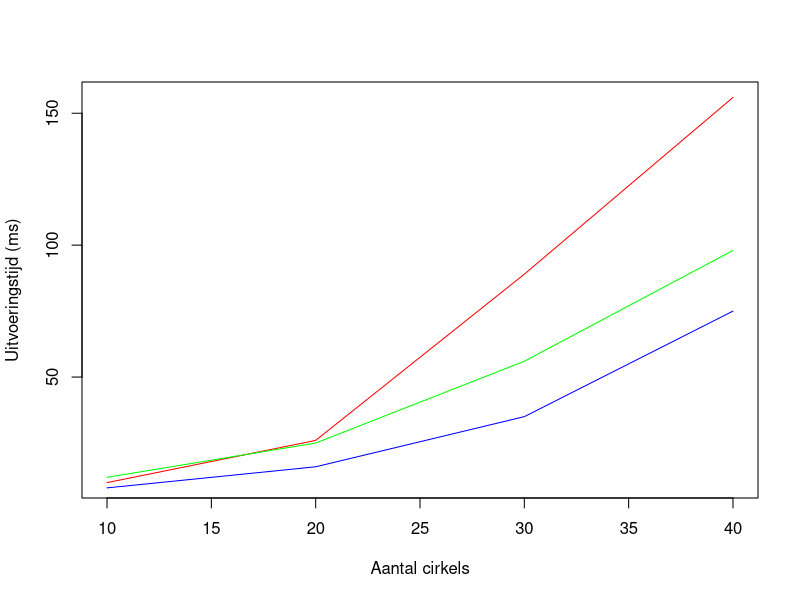

Write R code to recreate this figure.
algo1 = read.table("times1.txt")
algo2 = read.table("times2.txt")
algo3 = read.table("times3.txt")

x = seq(10, length(algo1$V1) * 10, 10)
y = range(algo1)

plot(x, algo1$V1, type="n", ylab="Uitvoeringstijd (ms)", xlab="Aantal cirkels")
colors <- rainbow(3)

lines(x, algo1$V1, col=colors[1]) 
lines(x, algo2$V1, col=colors[2])
lines(x, algo3$V1, col=colors[3])
